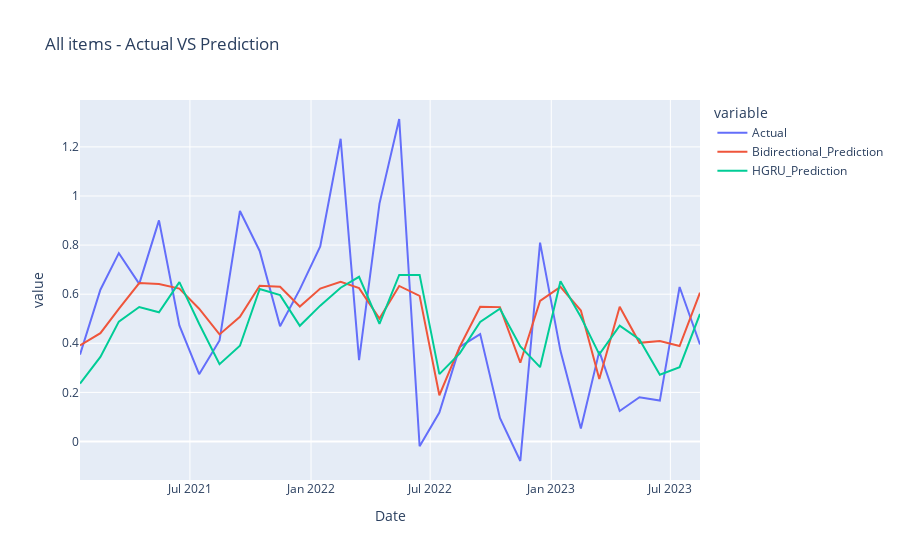
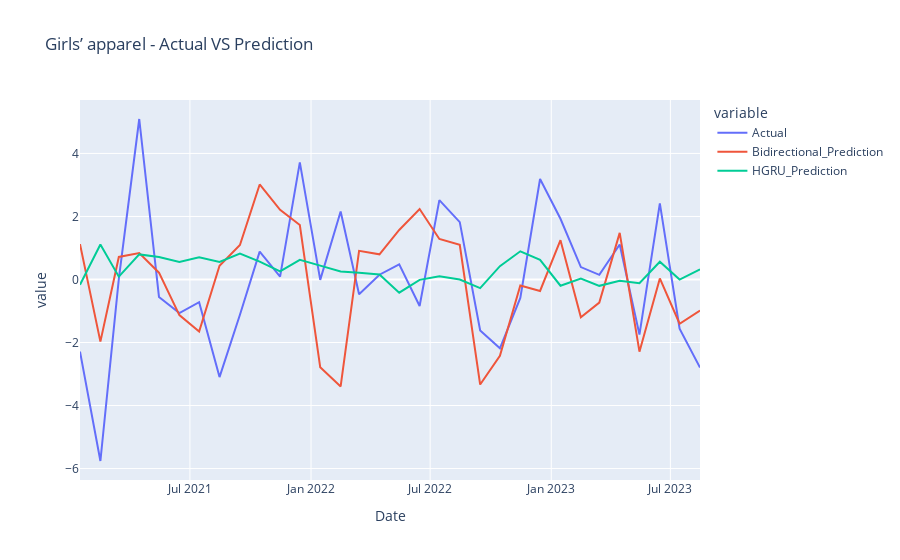
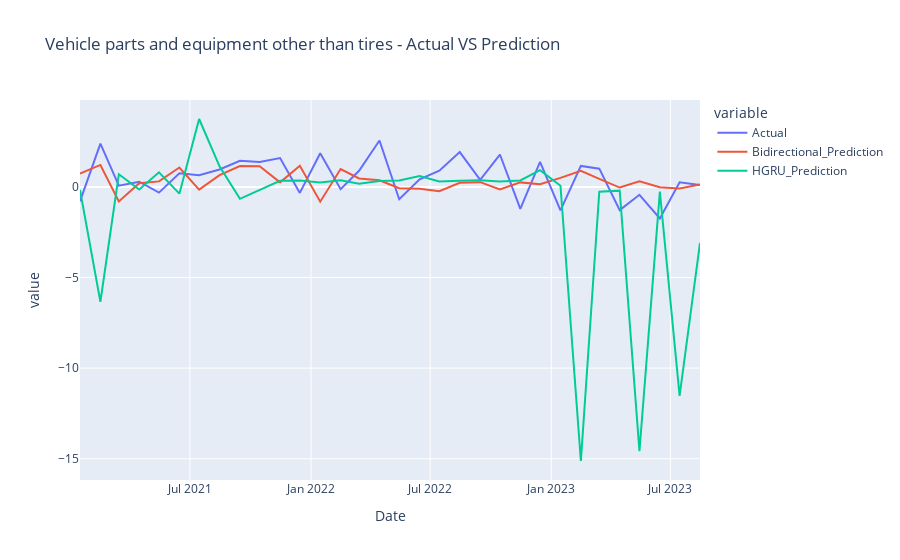
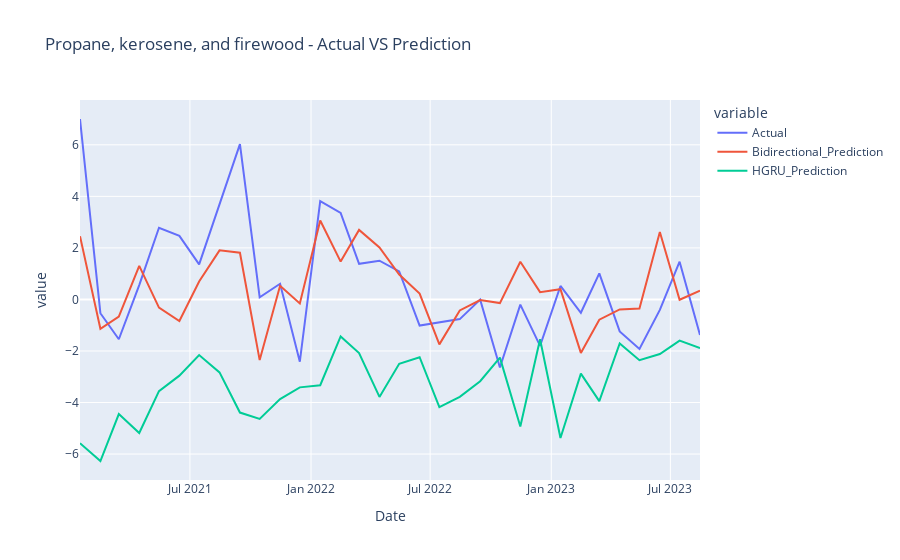

These figures' notebook cell, in order:
### Code cell
plot_results_bidirect_hgru(bidirect_hgru_dict, categories_with_highest_diff)

### Figure 1 — Plotly figure (JSON) as saved in the notebook; plotly's stock layout.template omitted (floating-point values rounded to 4 significant figures)
{"data": [{"hovertemplate": "variable=Actual<br>Date=%{x}<br>value=%{y}<extra></extra>", "legendgroup": "Actual", "line": {"color": "#636efa", "dash": "solid"}, "marker": {"symbol": "circle"}, "mode": "lines", "name": "Actual", "orientation": "v", "showlegend": true, "type": "scatter", "x": ["2021-01-15", "2021-02-15", "2021-03-15", "2021-04-15", "2021-05-15", "2021-06-15", "2021-07-15", "2021-08-15", "2021-09-15", "2021-10-15", "2021-11-15", "2021-12-15", "2022-01-15", "2022-02-15", "2022-03-15", "2022-04-15", "2022-05-15", "2022-06-15", "2022-07-15", "2022-08-15", "2022-09-15", "2022-10-15", "2022-11-15", "2022-12-15", "2023-01-15", "2023-02-15", "2023-03-15", "2023-04-15", "2023-05-15", "2023-06-15", "2023-07-15", "2023-08-15"], "xaxis": "x", "y": [0.354, 0.6182, 0.7671, 0.6422, 0.9008, 0.4727, 0.274, 0.4116, 0.9389, 0.7761, 0.4694, 0.6194, 0.7945, 1.233, 0.3314, 0.9691, 1.314, -0.0193, 0.1181, 0.3852, 0.4374, 0.09624, -0.07947, 0.8098, 0.3693, 0.05303, 0.3671, 0.124, 0.1802, 0.1667, 0.6292, 0.3949], "yaxis": "y"}, {"hovertemplate": "variable=Bidirectional_Prediction<br>Date=%{x}<br>value=%{y}<extra></extra>", "legendgroup": "Bidirectional_Prediction", "line": {"color": "#EF553B", "dash": "solid"}, "marker": {"symbol": "circle"}, "mode": "lines", "name": "Bidirectional_Prediction", "orientation": "v", "showlegend": true, "type": "scatter", "x": ["2021-01-15", "2021-02-15", "2021-03-15", "2021-04-15", "2021-05-15", "2021-06-15", "2021-07-15", "2021-08-15", "2021-09-15", "2021-10-15", "2021-11-15", "2021-12-15", "2022-01-15", "2022-02-15", "2022-03-15", "2022-04-15", "2022-05-15", "2022-06-15", "2022-07-15", "2022-08-15", "2022-09-15", "2022-10-15", "2022-11-15", "2022-12-15", "2023-01-15", "2023-02-15", "2023-03-15", "2023-04-15", "2023-05-15", "2023-06-15", "2023-07-15", "2023-08-15"], "xaxis": "x", "y": [0.3914, 0.4413, 0.5398, 0.6451, 0.6418, 0.6227, 0.5408, 0.4362, 0.5077, 0.6347, 0.6301, 0.5498, 0.6229, 0.6502, 0.6248, 0.5006, 0.6335, 0.5932, 0.1884, 0.3861, 0.5487, 0.5473, 0.321, 0.5728, 0.6298, 0.5335, 0.2544, 0.549, 0.4018, 0.4097, 0.389, 0.6061], "yaxis": "y"}, {"hovertemplate": "variable=HGRU_Prediction<br>Date=%{x}<br>value=%{y}<extra></extra>", "legendgroup": "HGRU_Prediction", "line": {"color": "#00cc96", "dash": "solid"}, "marker": {"symbol": "circle"}, "mode": "lines", "name": "HGRU_Prediction", "orientation": "v", "showlegend": true, "type": "scatter", "x": ["2021-01-15", "2021-02-15", "2021-03-15", "2021-04-15", "2021-05-15", "2021-06-15", "2021-07-15", "2021-08-15", "2021-09-15", "2021-10-15", "2021-11-15", "2021-12-15", "2022-01-15", "2022-02-15", "2022-03-15", "2022-04-15", "2022-05-15", "2022-06-15", "2022-07-15", "2022-08-15", "2022-09-15", "2022-10-15", "2022-11-15", "2022-12-15", "2023-01-15", "2023-02-15", "2023-03-15", "2023-04-15", "2023-05-15", "2023-06-15", "2023-07-15", "2023-08-15"], "xaxis": "x", "y": [0.2359, 0.3446, 0.4883, 0.5478, 0.5262, 0.6491, 0.4798, 0.3151, 0.3899, 0.6215, 0.596, 0.4711, 0.5534, 0.6264, 0.671, 0.4794, 0.6786, 0.6786, 0.2745, 0.3588, 0.4871, 0.541, 0.3868, 0.3028, 0.6524, 0.5073, 0.3548, 0.4721, 0.4159, 0.2717, 0.3029, 0.5194], "yaxis": "y"}], "layout": {"legend": {"title": {"text": "variable"}, "tracegroupgap": 0}, "title": {"text": "All items - Actual VS Prediction"}, "xaxis": {"anchor": "y", "domain": [0, 1], "title": {"text": "Date"}}, "yaxis": {"anchor": "x", "domain": [0, 1], "title": {"text": "value"}}}}

### Figure 2 — Plotly figure (JSON) as saved in the notebook; plotly's stock layout.template omitted (floating-point values rounded to 4 significant figures)
{"data": [{"hovertemplate": "variable=Actual<br>Date=%{x}<br>value=%{y}<extra></extra>", "legendgroup": "Actual", "line": {"color": "#636efa", "dash": "solid"}, "marker": {"symbol": "circle"}, "mode": "lines", "name": "Actual", "orientation": "v", "showlegend": true, "type": "scatter", "x": ["2021-01-15", "2021-02-15", "2021-03-15", "2021-04-15", "2021-05-15", "2021-06-15", "2021-07-15", "2021-08-15", "2021-09-15", "2021-10-15", "2021-11-15", "2021-12-15", "2022-01-15", "2022-02-15", "2022-03-15", "2022-04-15", "2022-05-15", "2022-06-15", "2022-07-15", "2022-08-15", "2022-09-15", "2022-10-15", "2022-11-15", "2022-12-15", "2023-01-15", "2023-02-15", "2023-03-15", "2023-04-15", "2023-05-15", "2023-06-15", "2023-07-15", "2023-08-15"], "xaxis": "x", "y": [-2.287, -5.76, 0.02102, 5.093, -0.5549, -1.066, -0.7183, -3.097, -1.119, 0.8835, 0.09299, 3.718, -0.0112, 2.156, -0.4713, 0.152, 0.4835, -0.8429, 2.518, 1.82, -1.619, -2.186, -0.5853, 3.19, 1.928, 0.3939, 0.1461, 1.112, -1.75, 2.415, -1.564, -2.796], "yaxis": "y"}, {"hovertemplate": "variable=Bidirectional_Prediction<br>Date=%{x}<br>value=%{y}<extra></extra>", "legendgroup": "Bidirectional_Prediction", "line": {"color": "#EF553B", "dash": "solid"}, "marker": {"symbol": "circle"}, "mode": "lines", "name": "Bidirectional_Prediction", "orientation": "v", "showlegend": true, "type": "scatter", "x": ["2021-01-15", "2021-02-15", "2021-03-15", "2021-04-15", "2021-05-15", "2021-06-15", "2021-07-15", "2021-08-15", "2021-09-15", "2021-10-15", "2021-11-15", "2021-12-15", "2022-01-15", "2022-02-15", "2022-03-15", "2022-04-15", "2022-05-15", "2022-06-15", "2022-07-15", "2022-08-15", "2022-09-15", "2022-10-15", "2022-11-15", "2022-12-15", "2023-01-15", "2023-02-15", "2023-03-15", "2023-04-15", "2023-05-15", "2023-06-15", "2023-07-15", "2023-08-15"], "xaxis": "x", "y": [1.123, -1.973, 0.7153, 0.8413, 0.2159, -1.129, -1.654, 0.4368, 1.095, 3.016, 2.211, 1.729, -2.786, -3.393, 0.9105, 0.7985, 1.572, 2.238, 1.286, 1.098, -3.333, -2.422, -0.1897, -0.3644, 1.248, -1.198, -0.7327, 1.479, -2.291, 0.03291, -1.404, -0.9854], "yaxis": "y"}, {"hovertemplate": "variable=HGRU_Prediction<br>Date=%{x}<br>value=%{y}<extra></extra>", "legendgroup": "HGRU_Prediction", "line": {"color": "#00cc96", "dash": "solid"}, "marker": {"symbol": "circle"}, "mode": "lines", "name": "HGRU_Prediction", "orientation": "v", "showlegend": true, "type": "scatter", "x": ["2021-01-15", "2021-02-15", "2021-03-15", "2021-04-15", "2021-05-15", "2021-06-15", "2021-07-15", "2021-08-15", "2021-09-15", "2021-10-15", "2021-11-15", "2021-12-15", "2022-01-15", "2022-02-15", "2022-03-15", "2022-04-15", "2022-05-15", "2022-06-15", "2022-07-15", "2022-08-15", "2022-09-15", "2022-10-15", "2022-11-15", "2022-12-15", "2023-01-15", "2023-02-15", "2023-03-15", "2023-04-15", "2023-05-15", "2023-06-15", "2023-07-15", "2023-08-15"], "xaxis": "x", "y": [-0.1691, 1.11, 0.08925, 0.7955, 0.7132, 0.5581, 0.7067, 0.5569, 0.8218, 0.5675, 0.2574, 0.6224, 0.4411, 0.2567, 0.2167, 0.1609, -0.4198, -0.01269, 0.09947, 0.0002287, -0.2726, 0.423, 0.895, 0.6223, -0.1979, 0.02599, -0.2015, -0.04124, -0.121, 0.5631, -0.003081, 0.3224], "yaxis": "y"}], "layout": {"legend": {"title": {"text": "variable"}, "tracegroupgap": 0}, "title": {"text": "Girls’ apparel - Actual VS Prediction"}, "xaxis": {"anchor": "y", "domain": [0, 1], "title": {"text": "Date"}}, "yaxis": {"anchor": "x", "domain": [0, 1], "title": {"text": "value"}}}}

### Figure 3 — Plotly figure (JSON) as saved in the notebook; plotly's stock layout.template omitted (floating-point values rounded to 4 significant figures)
{"data": [{"hovertemplate": "variable=Actual<br>Date=%{x}<br>value=%{y}<extra></extra>", "legendgroup": "Actual", "line": {"color": "#636efa", "dash": "solid"}, "marker": {"symbol": "circle"}, "mode": "lines", "name": "Actual", "orientation": "v", "showlegend": true, "type": "scatter", "x": ["2021-01-15", "2021-02-15", "2021-03-15", "2021-04-15", "2021-05-15", "2021-06-15", "2021-07-15", "2021-08-15", "2021-09-15", "2021-10-15", "2021-11-15", "2021-12-15", "2022-01-15", "2022-02-15", "2022-03-15", "2022-04-15", "2022-05-15", "2022-06-15", "2022-07-15", "2022-08-15", "2022-09-15", "2022-10-15", "2022-11-15", "2022-12-15", "2023-01-15", "2023-02-15", "2023-03-15", "2023-04-15", "2023-05-15", "2023-06-15", "2023-07-15", "2023-08-15"], "xaxis": "x", "y": [-0.7973, 2.386, 0.07008, 0.2873, -0.3151, 0.7489, 0.6486, 0.9623, 1.439, 1.373, 1.589, -0.3291, 1.861, -0.1227, 0.8884, 2.564, -0.6819, 0.4227, 0.8939, 1.924, 0.3933, 1.789, -1.211, 1.379, -1.292, 1.16, 1.007, -1.282, -0.4337, -1.741, 0.2536, 0.09994], "yaxis": "y"}, {"hovertemplate": "variable=Bidirectional_Prediction<br>Date=%{x}<br>value=%{y}<extra></extra>", "legendgroup": "Bidirectional_Prediction", "line": {"color": "#EF553B", "dash": "solid"}, "marker": {"symbol": "circle"}, "mode": "lines", "name": "Bidirectional_Prediction", "orientation": "v", "showlegend": true, "type": "scatter", "x": ["2021-01-15", "2021-02-15", "2021-03-15", "2021-04-15", "2021-05-15", "2021-06-15", "2021-07-15", "2021-08-15", "2021-09-15", "2021-10-15", "2021-11-15", "2021-12-15", "2022-01-15", "2022-02-15", "2022-03-15", "2022-04-15", "2022-05-15", "2022-06-15", "2022-07-15", "2022-08-15", "2022-09-15", "2022-10-15", "2022-11-15", "2022-12-15", "2023-01-15", "2023-02-15", "2023-03-15", "2023-04-15", "2023-05-15", "2023-06-15", "2023-07-15", "2023-08-15"], "xaxis": "x", "y": [0.7414, 1.214, -0.7981, 0.2093, 0.3055, 1.07, -0.1515, 0.6519, 1.15, 1.138, 0.2528, 1.17, -0.8132, 0.9878, 0.4643, 0.3654, -0.06949, -0.09572, -0.2405, 0.2321, 0.264, -0.1408, 0.25, 0.1488, 0.4977, 0.8833, 0.4438, -0.03438, 0.3085, -0.01334, -0.08793, 0.1354], "yaxis": "y"}, {"hovertemplate": "variable=HGRU_Prediction<br>Date=%{x}<br>value=%{y}<extra></extra>", "legendgroup": "HGRU_Prediction", "line": {"color": "#00cc96", "dash": "solid"}, "marker": {"symbol": "circle"}, "mode": "lines", "name": "HGRU_Prediction", "orientation": "v", "showlegend": true, "type": "scatter", "x": ["2021-01-15", "2021-02-15", "2021-03-15", "2021-04-15", "2021-05-15", "2021-06-15", "2021-07-15", "2021-08-15", "2021-09-15", "2021-10-15", "2021-11-15", "2021-12-15", "2022-01-15", "2022-02-15", "2022-03-15", "2022-04-15", "2022-05-15", "2022-06-15", "2022-07-15", "2022-08-15", "2022-09-15", "2022-10-15", "2022-11-15", "2022-12-15", "2023-01-15", "2023-02-15", "2023-03-15", "2023-04-15", "2023-05-15", "2023-06-15", "2023-07-15", "2023-08-15"], "xaxis": "x", "y": [-0.166, -6.336, 0.6992, -0.1422, 0.8074, -0.3708, 3.748, 1.138, -0.6546, -0.1874, 0.3394, 0.3522, 0.243, 0.3656, 0.1786, 0.3227, 0.3526, 0.5986, 0.3029, 0.3424, 0.3627, 0.298, 0.3603, 0.9229, 0.06834, -15.13, -0.2634, -0.2051, -14.58, -0.2576, -11.53, -3.094], "yaxis": "y"}], "layout": {"legend": {"title": {"text": "variable"}, "tracegroupgap": 0}, "title": {"text": "Vehicle parts and equipment other than tires - Actual VS Prediction"}, "xaxis": {"anchor": "y", "domain": [0, 1], "title": {"text": "Date"}}, "yaxis": {"anchor": "x", "domain": [0, 1], "title": {"text": "value"}}}}

### Figure 4 — Plotly figure (JSON) as saved in the notebook; plotly's stock layout.template omitted (floating-point values rounded to 4 significant figures)
{"data": [{"hovertemplate": "variable=Actual<br>Date=%{x}<br>value=%{y}<extra></extra>", "legendgroup": "Actual", "line": {"color": "#636efa", "dash": "solid"}, "marker": {"symbol": "circle"}, "mode": "lines", "name": "Actual", "orientation": "v", "showlegend": true, "type": "scatter", "x": ["2021-01-15", "2021-02-15", "2021-03-15", "2021-04-15", "2021-05-15", "2021-06-15", "2021-07-15", "2021-08-15", "2021-09-15", "2021-10-15", "2021-11-15", "2021-12-15", "2022-01-15", "2022-02-15", "2022-03-15", "2022-04-15", "2022-05-15", "2022-06-15", "2022-07-15", "2022-08-15", "2022-09-15", "2022-10-15", "2022-11-15", "2022-12-15", "2023-01-15", "2023-02-15", "2023-03-15", "2023-04-15", "2023-05-15", "2023-06-15", "2023-07-15", "2023-08-15"], "xaxis": "x", "y": [7.002, -0.5345, -1.544, 0.5562, 2.782, 2.465, 1.359, 3.72, 6.027, 0.08147, 0.6083, -2.415, 3.819, 3.354, 1.384, 1.504, 1.091, -1.012, -0.9004, -0.7631, -0.007359, -2.643, -0.2033, -1.803, 0.5229, -0.5172, 1.012, -1.24, -1.922, -0.4039, 1.465, -1.375], "yaxis": "y"}, {"hovertemplate": "variable=Bidirectional_Prediction<br>Date=%{x}<br>value=%{y}<extra></extra>", "legendgroup": "Bidirectional_Prediction", "line": {"color": "#EF553B", "dash": "solid"}, "marker": {"symbol": "circle"}, "mode": "lines", "name": "Bidirectional_Prediction", "orientation": "v", "showlegend": true, "type": "scatter", "x": ["2021-01-15", "2021-02-15", "2021-03-15", "2021-04-15", "2021-05-15", "2021-06-15", "2021-07-15", "2021-08-15", "2021-09-15", "2021-10-15", "2021-11-15", "2021-12-15", "2022-01-15", "2022-02-15", "2022-03-15", "2022-04-15", "2022-05-15", "2022-06-15", "2022-07-15", "2022-08-15", "2022-09-15", "2022-10-15", "2022-11-15", "2022-12-15", "2023-01-15", "2023-02-15", "2023-03-15", "2023-04-15", "2023-05-15", "2023-06-15", "2023-07-15", "2023-08-15"], "xaxis": "x", "y": [2.456, -1.138, -0.6701, 1.303, -0.3164, -0.8357, 0.6984, 1.906, 1.813, -2.354, 0.5283, -0.1565, 3.065, 1.47, 2.698, 2.019, 0.9656, 0.2251, -1.744, -0.428, -0.02115, -0.1414, 1.464, 0.2844, 0.3983, -2.075, -0.7871, -0.3855, -0.3511, 2.615, -0.01292, 0.3414], "yaxis": "y"}, {"hovertemplate": "variable=HGRU_Prediction<br>Date=%{x}<br>value=%{y}<extra></extra>", "legendgroup": "HGRU_Prediction", "line": {"color": "#00cc96", "dash": "solid"}, "marker": {"symbol": "circle"}, "mode": "lines", "name": "HGRU_Prediction", "orientation": "v", "showlegend": true, "type": "scatter", "x": ["2021-01-15", "2021-02-15", "2021-03-15", "2021-04-15", "2021-05-15", "2021-06-15", "2021-07-15", "2021-08-15", "2021-09-15", "2021-10-15", "2021-11-15", "2021-12-15", "2022-01-15", "2022-02-15", "2022-03-15", "2022-04-15", "2022-05-15", "2022-06-15", "2022-07-15", "2022-08-15", "2022-09-15", "2022-10-15", "2022-11-15", "2022-12-15", "2023-01-15", "2023-02-15", "2023-03-15", "2023-04-15", "2023-05-15", "2023-06-15", "2023-07-15", "2023-08-15"], "xaxis": "x", "y": [-5.582, -6.269, -4.446, -5.182, -3.557, -2.957, -2.157, -2.832, -4.39, -4.637, -3.864, -3.411, -3.329, -1.435, -2.083, -3.782, -2.499, -2.241, -4.175, -3.779, -3.174, -2.258, -4.933, -1.545, -5.375, -2.88, -3.946, -1.707, -2.357, -2.116, -1.595, -1.889], "yaxis": "y"}], "layout": {"legend": {"title": {"text": "variable"}, "tracegroupgap": 0}, "title": {"text": "Propane, kerosene, and firewood - Actual VS Prediction"}, "xaxis": {"anchor": "y", "domain": [0, 1], "title": {"text": "Date"}}, "yaxis": {"anchor": "x", "domain": [0, 1], "title": {"text": "value"}}}}
